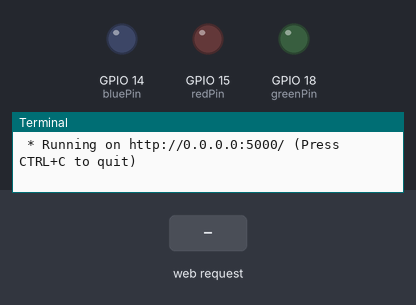
This program was run on a simulated Raspberry Pi (BCM pin numbers). On the bench: output pins drawn as LEDs (lit = HIGH), the last lines printed to the terminal. The test bench sets the inputs (shaded band). The clock reads 2024-03-15 10:24:30 at power-on unless the program sets it.

Above: at 1.2 s.
1.3 s: HTTP request for /led/red received
At 2.1 s:
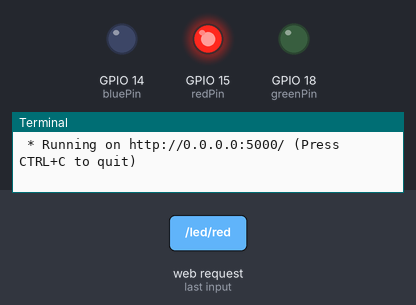
3.8 s: HTTP request for /led/blue received
At 4.5 s:
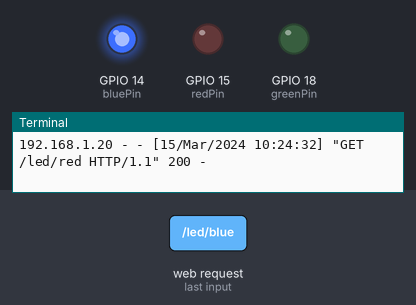
6.3 s: HTTP request for /led/green received
At 7.1 s:
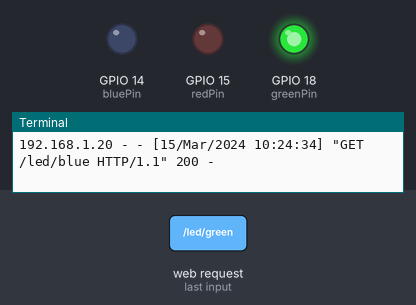
Timing chart, 0 to 9.3 s (numbered marks = the images above; inputs shaded):
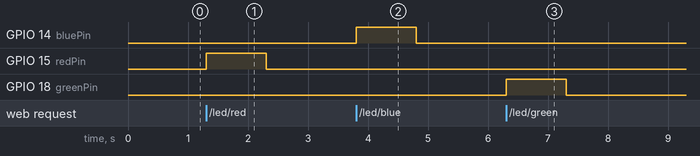

The program:

appLed3.py
```python
from flask import Flask
import RPi.GPIO as GPIO
import time

app = Flask(__name__)

bluePin = 14
redPin = 15
greenPin = 18

GPIO.setmode(GPIO.BCM)
GPIO.setup(redPin, GPIO.OUT)
GPIO.setup(bluePin, GPIO.OUT)
GPIO.setup(greenPin, GPIO.OUT)


@app.route('/')
def hello():
	return "LedControl"

@app.route('/led/<state>')
def led(state):
	if state == "red":
		GPIO.output(redPin, GPIO.HIGH)
		time.sleep(1)
		GPIO.output(redPin, GPIO.LOW)
	elif state == "blue":
		GPIO.output(bluePin, GPIO.HIGH)
		time.sleep(1)
		GPIO.output(bluePin, GPIO.LOW)
	elif state == "green":
		GPIO.output(greenPin, GPIO.HIGH)
		time.sleep(1)
		GPIO.output(greenPin, GPIO.LOW)

	return "LED" + state

@app.route('/led/clean')
def gpioCleanup():
	GPIO.cleanup()
	return "<H1>GPIO CLEANUP</H1>"

if __name__ == "__main__":
	app.run(host='0.0.0.0', debug=True)

# from flask import Flask
# import RPi.GPIO as GPIO
# import time
# app = Flask(__name__)

# ledPin1 = 14 # blue
# ledPin2= 15 # red
# ledPin3 = 18 # green
# GPIO.setmode(GPIO.BCM)
# GPIO.setup(ledPin1, GPIO.OUT)
# GPIO.setup(ledPin2, GPIO.OUT)
# GPIO.setup(ledPin3, GPIO.OUT)


# @app.route('/')
# def ledFlask():
# 	return "LED Control Web"

# @app.route('/led/<state>')
# def led(state):
# 	if state == 'blue':
# 		GPIO.output(ledPin1, GPIO.HIGH)
# 		time.sleep(1)
# 		GPIO.output(ledPin1, GPIO.LOW)

# 	elif state == 'red':
# 		GPIO.output(ledPin2, GPIO.HIGH)
# 		time.sleep(1)
# 		GPIO.output(ledPin2, GPIO.LOW)

# 	elif state == 'green':
# 		GPIO.output(ledPin3, GPIO.HIGH)
# 		time.sleep(1)
# 		GPIO.output(ledPin3, GPIO.LOW)

# 	return "LED" + state

# @app.route('/led/clean')
# def gpiocleanup():
# 	GPIO.cleanup()
# 	return "<H1>GPIO CLEANUP</H1>"

# if __name__ == "__main__":
# 	app.run(host='0.0.0.0')
```

Measured:
- after the input at 1.3 s, GPIO 15 (redPin): LOW → HIGH at once, → LOW 1.0 s later
- after the input at 3.8 s, GPIO 14 (bluePin): LOW → HIGH at once, → LOW 1.0 s later
- after the input at 6.3 s, GPIO 18 (greenPin): LOW → HIGH at once, → LOW 1.0 s later
